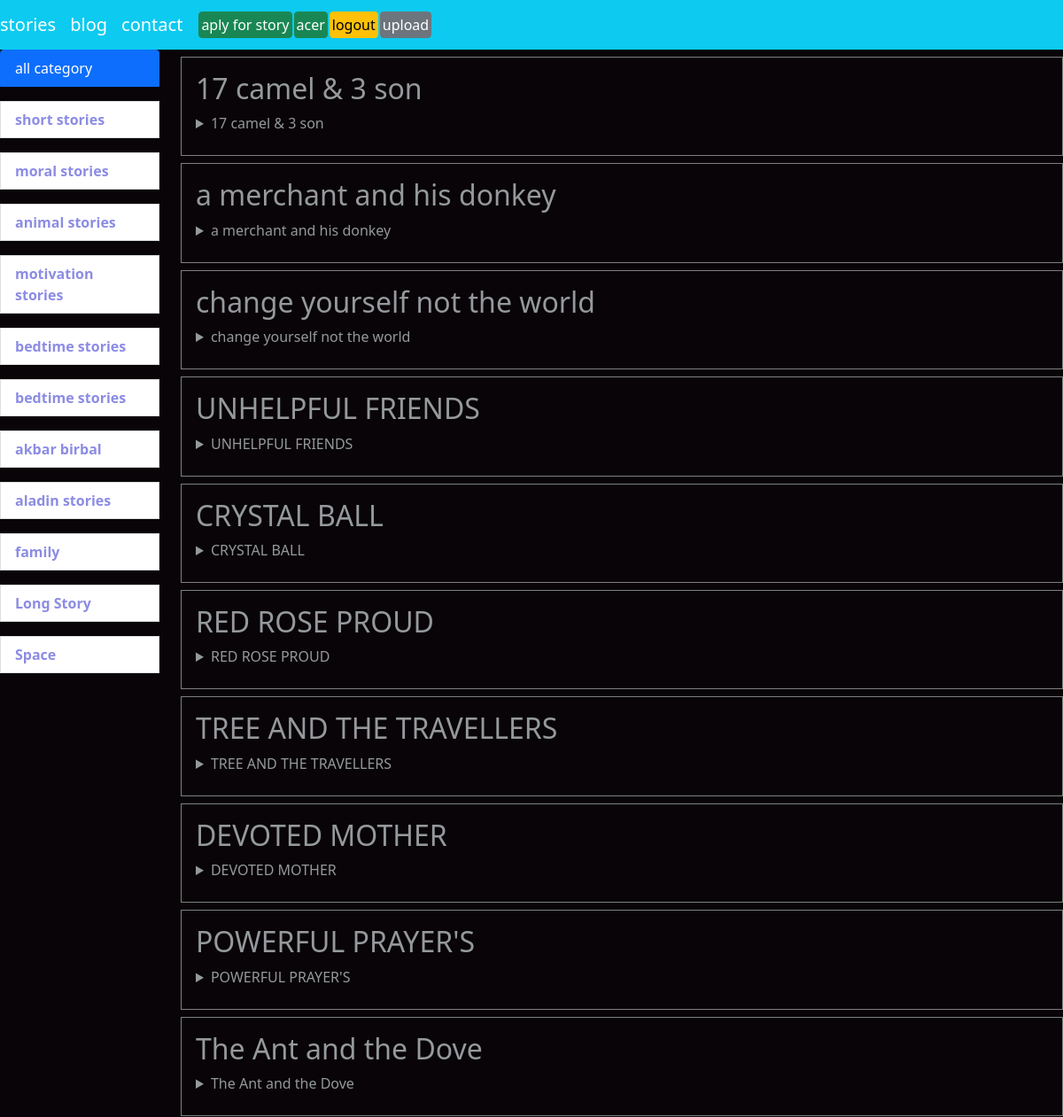
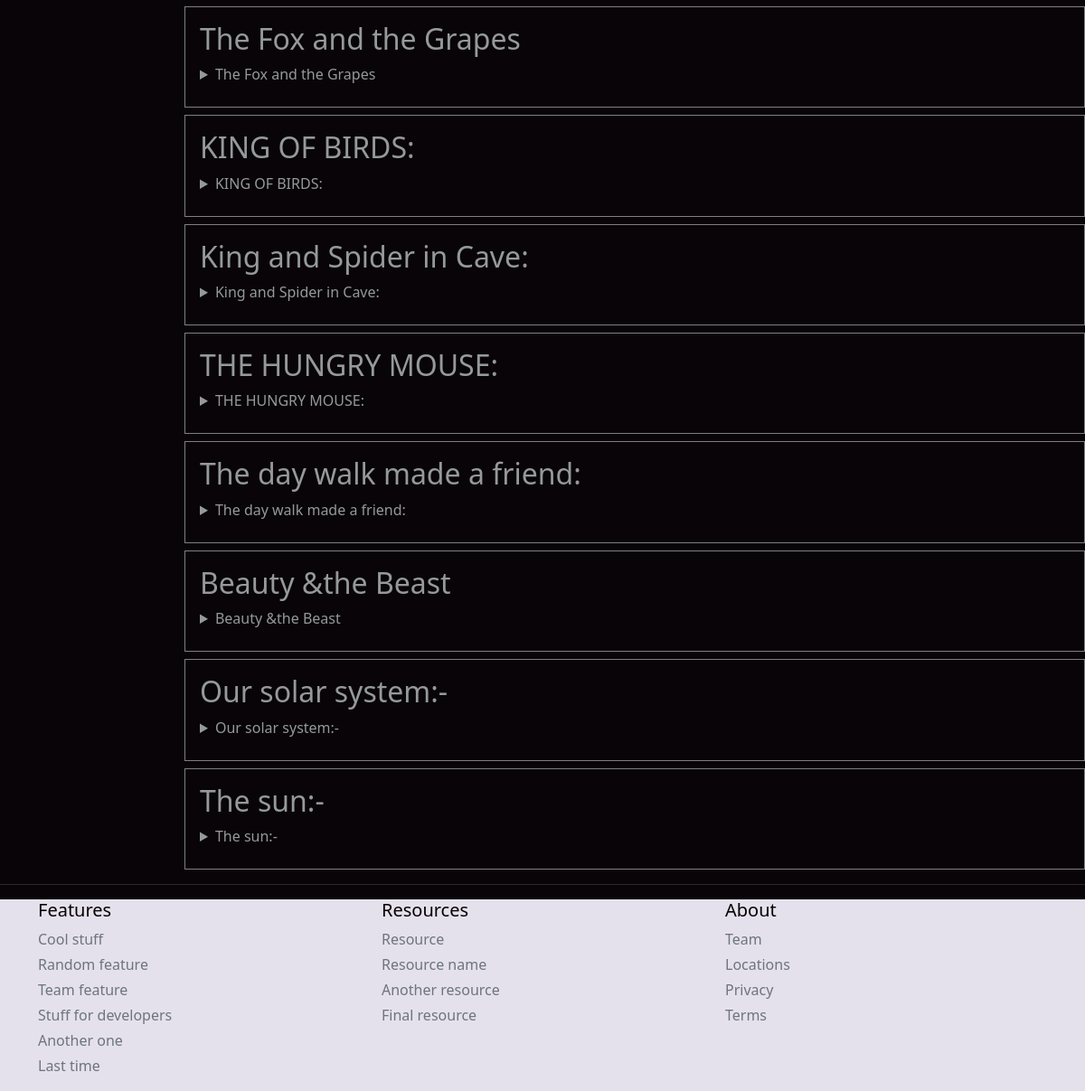
The app's page / (signed in) with its own data (2 pictures, top to bottom).
### myapp/models.py (models this page shows, shortened)
class category(models.Model):
    title=models.CharField(max_length=50)

class photos(models.Model) :
    title=models.CharField(max_length=50)
    img=models.TextField(default="")
    ctg=models.ForeignKey(category,on_delete=models.CASCADE)
    disc=models.TextField(default="")

### myapp/views.py (the view)
# urls.py: path('', views.home, name='home'),
def home(request):
    cat = category.objects.all()
    photo = photos.objects.all()
    context = {'cat': cat, 'photo': photo}
    return render(request, 'home.html', context)

### templates/home.html (shortened to what this page needs)
{% extends 'base.html' %}
{% block body %}
{% load static %}
<div class="row">
    <div class="col-md-2">
        <div class="list-group">
            <a href="/" class="list-group-item list-group-item-action active" aria-current="true">
                all category
            </a>
            {% for c in cat %}
            <i class="fa fa-kit"> </i>
            <strong> <a href="/cat/{{c.id}}" style="color:rgb(140, 140, 228);"
                        class="list-group-item list-group-item-action bg-blue">{{c.title}}</a></strong>
            {% endfor %}
        </div>
    </div>
    <div class="col-md-10">
        <div>
            {% for c in photo %}
            <div class="card-body mt-2" style="border:1px solid grey;">
                <h2 class="card-title">{{c.title}}</h2>
                <details>
                    <summary class="card-title">{{c.title}}</summary>
                    <br>
                </details>
            </div>
        {% endfor %}
        </div>
    </div>
</div>
{% endblock body %}

### templates/base.html (shortened to what this page needs)
<!doctype html>
<html lang="en">
<head>
    <link href="https://cdn.jsdelivr.net/npm/bootstrap@5.0.2/dist/css/bootstrap.min.css" rel="stylesheet"
>
</head>
<body style="background-color:rgb(8, 4, 7); color:rgb(149, 153, 156)">
<nav class="navbar navbar-expand-lg navbar-dark bg-info">
    <a class="navbar-brand" href="/">stories</a>
    <a class="navbar-brand" href="#">blog</a>
    <a class="navbar-brand" href="contact">contact</a>
    {% if user.is_authenticated %}
    <a class="btn btn-success"  style="padding:2px; margin-left:2px;" href="/aply_story">aply for story</a>
    <a class="btn btn-success"  style="padding:2px; margin-left:2px;" href="/">{{request.user}}</a>
    <a class="btn btn-warning"  style="padding:2px; margin-left:2px;" href="/lout">logout</a>
    <a class="btn btn-secondary"  style="padding:2px; margin-left:2px;" href="/imageupload">upload</a>
    {% else %}
    <a class="btn btn-success" style="padding:2px;" href="/lagin">lagin</a>
    <a class="btn btn-primary" style="padding:2px; margin-left:2px;" href="/register">register</a>
    {% endif %}
</nav>
{% block body %}{% endblock body %}
<hr class="dotted">
<div class="t" style="background-color: rgb(229, 225, 236); color:rgb(10, 1, 1)">
<div class="container">
    <div class="row">
        <div class="col-4 col-md">
            <h5>Features</h5>
            <ul class="list-unstyled text-small" >
                <li class="mb-1"><a class="link-secondary text-decoration-none" href="blg/">Cool stuff</a></li>
                <li class="mb-1"><a class="link-secondary text-decoration-none" href="#">Random feature</a></li>
                <li class="mb-1"><a class="link-secondary text-decoration-none" href="#">Team feature</a></li>
                <li class="mb-1"><a class="link-secondary text-decoration-none" href="#">Stuff for developers</a></li>
                <li class="mb-1"><a class="link-secondary text-decoration-none" href="#">Another one</a></li>
                <li class="mb-1"><a class="link-secondary text-decoration-none" href="#">Last time</a></li>
            </ul>
        </div>
        <div class="col-4 col-md">
            <h5>Resources</h5>
            <ul class="list-unstyled text-small">
                <li class="mb-1"><a class="link-secondary text-decoration-none" href="#">Resource</a></li>
                <li class="mb-1"><a class="link-secondary text-decoration-none" href="#">Resource name</a></li>
                <li class="mb-1"><a class="link-secondary text-decoration-none" href="#">Another resource</a></li>
                <li class="mb-1"><a class="link-secondary text-decoration-none" href="#">Final resource</a></li>
            </ul>
        </div>
        <div class="col-4 col-md">
            <h5>About</h5>
            <ul class="list-unstyled text-small">
                <li class="mb-1"><a class="link-secondary text-decoration-none" href="#">Team</a></li>
                <li class="mb-1"><a class="link-secondary text-decoration-none" href="#">Locations</a></li>
                <li class="mb-1"><a class="link-secondary text-decoration-none" href="#">Privacy</a></li>
                <li class="mb-1"><a class="link-secondary text-decoration-none" href="#">Terms</a></li>
            </ul>
        </div>
    </div>
</div>
</div>
</body>
</html>

### records on screen
category: title "short stories"
category: title "moral stories"
category: title "animal stories"
category: title "motivation stories"
category: title "bedtime stories"
category: title "bedtime stories"
category: title "akbar birbal"
category: title "aladin stories"
category: title "family"
category: title "Long Story"
category: title "Space"
photos: title "17 camel & 3 son"
photos: title "a merchant and his donkey"
photos: title "change yourself not the world"
photos: title "UNHELPFUL FRIENDS"
photos: title "CRYSTAL BALL"
photos: title "RED ROSE PROUD"
photos: title "TREE AND THE TRAVELLERS"
photos: title "DEVOTED MOTHER"
photos: title "POWERFUL PRAYER'S"
photos: title "The Ant and the Dove"
photos: title "The Fox and the Grapes"
photos: title "KING OF BIRDS:"
photos: title "King and Spider in Cave:"
photos: title "THE HUNGRY MOUSE:"
photos: title "The day walk made a friend:"
photos: title "Beauty &the Beast"
photos: title "Our solar system:-"
photos: title "The sun:-"

### other values on screen
{{ request.user }} "acer"
